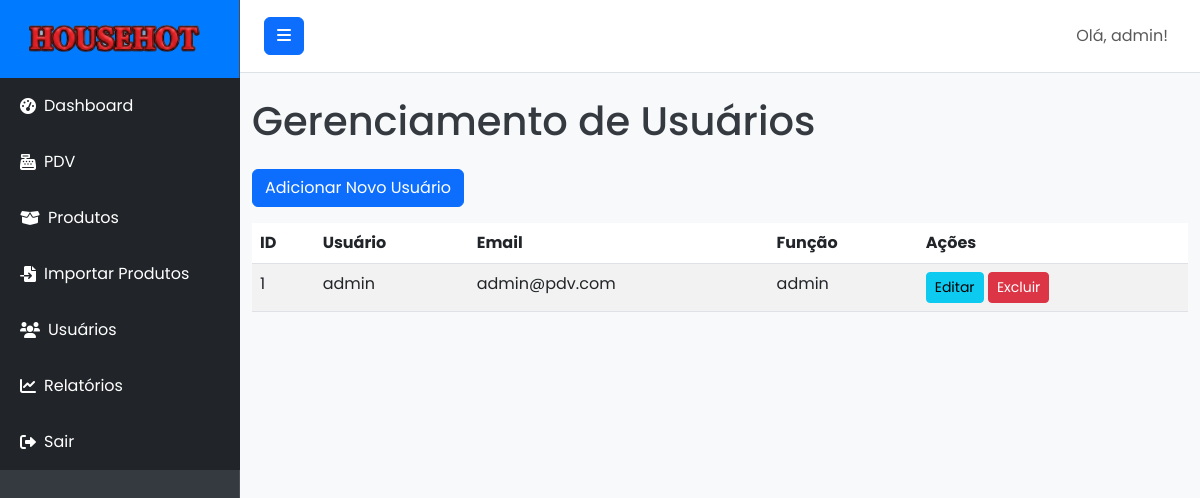
Page /users (signed in) on the earlier database version.
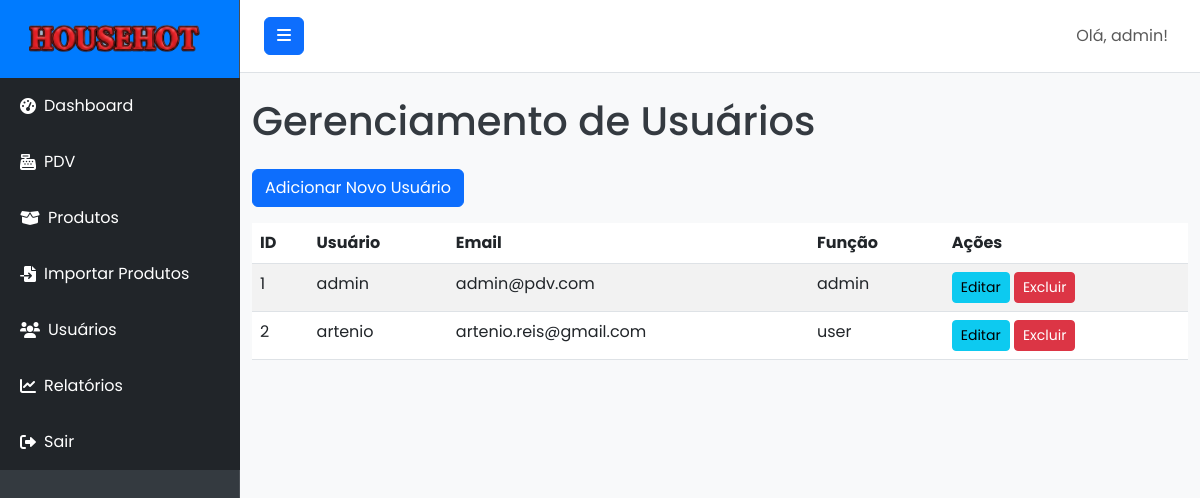
Same page on the later database version.
### models.py (models this page shows, shortened)
class User(UserMixin, db.Model):
    id = db.Column(db.Integer, primary_key=True)
    username = db.Column(db.String(80), unique=True, nullable=False)
    email = db.Column(db.String(120), unique=True, nullable=False)
    password_hash = db.Column(db.String(128), nullable=False)
    role = db.Column(db.String(20), default='user', nullable=False) # 'admin' ou 'user'
    sales = db.relationship('Sale', backref='operator', lazy=True) # Relação com vendas
    def is_admin(self):
        return self.role == 'admin'

### routes.py (the view)
@main_bp.route('/users')
@admin_required
def users():
    return render_template('users.html', users=User.query.all())

### routes.py (called while the page is built)
def admin_required(f):
    @wraps(f)
    @login_required
    def decorated_function(*args, **kwargs):
        if not current_user.is_admin():
            flash('Você não tem permissão para acessar esta página.', 'danger')
            return redirect(url_for('main.dashboard'))
        return f(*args, **kwargs)
    return decorated_function

### templates/users.html (shortened to what this page needs)
{% extends "base.html" %}
    {% block content %}
    <h1 class="mb-4">Gerenciamento de Usuários</h1>
    <a href="{{ url_for('main.add_user') }}" class="btn btn-primary mb-3">Adicionar Novo Usuário</a>
    <table class="table table-striped table-hover">
        <thead>
            <tr>
                <th>ID</th>
                <th>Usuário</th>
                <th>Email</th>
                <th>Função</th>
                <th>Ações</th>
            </tr>
        </thead>
        <tbody>
            {% for user in users %}
            <tr>
                <td>{{ user.id }}</td>
                <td>{{ user.username }}</td>
                <td>{{ user.email }}</td>
                <td>{{ user.role }}</td>
                <td>
                    <a href="{{ url_for('main.add_user') }}" class="btn btn-sm btn-info">Editar</a>
                    <form action="{{ url_for('main.delete_user', user_id=user.id) }}" method="POST" class="d-inline">
                        <button type="submit" class="btn btn-sm btn-danger" onclick="return confirm('Tem certeza que deseja excluir este usuário?');">Excluir</button>
                    </form>
                </td>
            </tr>
            {% else %}
            <tr>
                <td colspan="5" class="text-center">Nenhum usuário cadastrado.</td>
            </tr>
            {% endfor %}
        </tbody>
    </table>
    {% endblock %}

### templates/base.html (shortened to what this page needs)
<!DOCTYPE html>
<html lang="pt-br">
<head>
    <link href="https://cdn.jsdelivr.net/npm/bootstrap@5.3.0/dist/css/bootstrap.min.css" rel="stylesheet">
    <link rel="stylesheet" href="https://cdnjs.cloudflare.com/ajax/libs/font-awesome/6.0.0-beta3/css/all.min.css">
    <link rel="stylesheet" href="{{ url_for('static', filename='css/style.css') }}">
</head>
<body>
    <div class="d-flex" id="wrapper">
        <div class="bg-dark border-right" id="sidebar-wrapper">
            <div class="sidebar-heading text-white text-center py-4 fs-4 fw-bold">
                <img src="{{ url_for('static', filename='img/logo.png') }}" alt="Logo" class="me-2" style="height: 30px;">
            </div>
            <div class="list-group list-group-flush">
                <a href="{{ url_for('main.dashboard') }}" class="list-group-item list-group-item-action bg-dark text-white">
                    <i class="fas fa-tachometer-alt me-2"></i> Dashboard
                </a>
                <a href="{{ url_for('main.pdv') }}" class="list-group-item list-group-item-action bg-dark text-white">
                    <i class="fas fa-cash-register me-2"></i> PDV
                </a>
                {% if current_user.is_authenticated and current_user.is_admin() %}
                <a href="{{ url_for('main.products') }}" class="list-group-item list-group-item-action bg-dark text-white">
                    <i class="fas fa-box-open me-2"></i> Produtos
                </a>
                <a href="{{ url_for('main.import_products') }}" class="list-group-item list-group-item-action bg-dark text-white">
                    <i class="fas fa-file-import me-2"></i> Importar Produtos
                </a>
                <a href="{{ url_for('main.users') }}" class="list-group-item list-group-item-action bg-dark text-white">
                    <i class="fas fa-users me-2"></i> Usuários
                </a>
                <a href="{{ url_for('main.reports') }}" class="list-group-item list-group-item-action bg-dark text-white">
                    <i class="fas fa-chart-line me-2"></i> Relatórios
                </a>
                {% endif %}
                <a href="{{ url_for('main.logout') }}" class="list-group-item list-group-item-action bg-dark text-white">
                    <i class="fas fa-sign-out-alt me-2"></i> Sair
                </a>
            </div>
        </div>
        <div id="page-content-wrapper">
            <nav class="navbar navbar-expand-lg navbar-light bg-light border-bottom">
                <button class="btn btn-primary" id="menu-toggle">
                    <i class="fas fa-bars"></i>
                </button>
                <div class="collapse navbar-collapse" id="navbarSupportedContent">
                    <ul class="navbar-nav ms-auto mt-2 mt-lg-0">
                        <li class="nav-item active">
                            <a class="nav-link" href="#">Olá, {{ current_user.username }}!</a>
                        </li>
                    </ul>
                </div>
            </nav>
            <div class="container-fluid py-4">
                {% block content %}{% endblock %}
            </div>
        </div>
    </div>
</body>
</html>

### static/css/style.css (style rules this page uses)
:root { --primary-color: #007bff; --secondary-color: #28a745; --info-color: #17a2b8; --warning-color: #ffc107; --danger-color: #dc3545; --background-light: #f8f9fa; --text-dark: #343a40; --text-light: #ffffff; --sidebar-bg: #343a40; --sidebar-link-hover: #0056b3; --sidebar-header-bg: var(--primary-color); --navbar-bg: #ffffff; --navbar-border-bottom: #e0e0e0; --card-bg: #ffffff; --card-shadow: 0 0.125rem 0.25rem rgba(0, 0, 0, 0.075); --login-bg-gradient-start: #007bff; --login-bg-gradient-end: #0056b3; --login-card-bg: rgba(255, 255, 255, 0.95); --login-card-shadow: 0 10px 25px rgba(0, 0, 0, 0.2); }
body { font-family: 'Poppins', sans-serif; background-color: var(--background-light); color: var(--text-dark); margin: 0; overflow-x: hidden; }
#wrapper { display: flex; width: 100%; align-items: stretch; }
#sidebar-wrapper { min-height: 100vh; width: 15rem; margin-left: 0; transition: margin .25s ease-out; background-color: var(--sidebar-bg) !important; border-right: 1px solid rgba(255, 255, 255, 0.1); flex-shrink: 0; }
#sidebar-wrapper .sidebar-heading { padding: 1.5rem 1.25rem; background-color: var(--sidebar-header-bg); display: flex; align-items: center; justify-content: center; }
#sidebar-wrapper .list-group { width: 15rem; }
#sidebar-wrapper .list-group-item { border: none; padding: 1rem 1.25rem; color: rgba(255, 255, 255, 0.7); background-color: transparent; text-decoration: none; display: flex; align-items: center; }
#page-content-wrapper { flex: 1; min-width: 0; width: 100%; }
.navbar { padding: 1rem 1.5rem; background-color: var(--navbar-bg) !important; border-bottom: 1px solid var(--navbar-border-bottom); }

Differences in the rows shown:
added User: id "2", username "artenio", email "artenio.reis@gmail.com", role "user"
